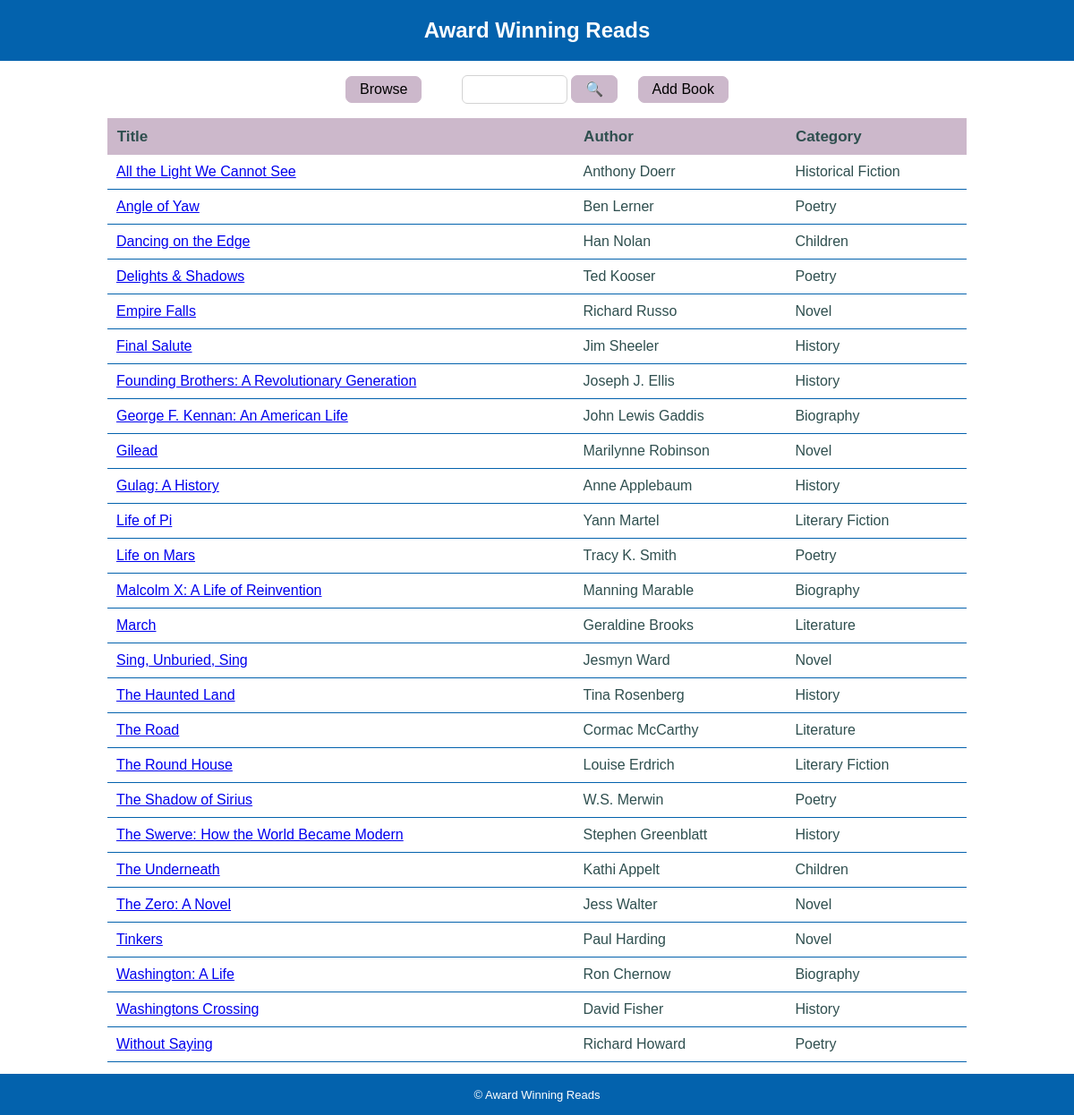
The page / on the database its author committed.
### tables this page shows
CREATE TABLE `BOOK` (
	`ISBN`	VARCHAR ( 20 ) NOT NULL,
	`Title`	VARCHAR ( 50 ) NOT NULL,
	`Author`	VARCHAR ( 20 ) NOT NULL,
	`Publisher`	VARCHAR ( 20 ) NOT NULL,
	`Format`	VARCHAR ( 20 ) NOT NULL,
	`Category`	VARCHAR ( 20 ) NOT NULL,
	`Description`	VARCHAR NOT NULL,
	`Rating`	INTEGER NOT NULL,
	'Cover'   VARCHAR(50) NOT NULL,
	PRIMARY KEY(`ISBN`)
);

### database_library.php (called while the page is built, shortened)
<?php
function get_list_of_all_books() {
   global $db;
   try {
      $query = "SELECT * FROM BOOK ORDER BY Title";
      $statement = $db->prepare($query);
      $statement->execute();
      return $statement;
   }
   catch (PDOException $e) {
      $error_message = $e->getMessage();
      echo "<p>SQL error: $error_message </p>";
   }
}
?>

### list_view.php (the view, shortened to what this page needs)
<?php
include('header.php');
?>
        <section id="controls">
            <form  method="post">
                <input class="button" type="submit" id="browse" name="browse_books" value="Browse">
                <input class="search" type="text"   name="search_term" size=10 value="<?php if (isset($_POST['search_books'])) echo $search_term ?>">
			        	<input class="button" type="submit" name="search_books" value="&#128269;">
				<input class="button" type="submit" name="add_book" value="Add Book">
            </form>
        </section>
<?php
   echo "<table>
         <thead>
         <tr>
         <th>Title</th>
         <th>Author</th>
         <th>Category</th>
         </tr>
         </thead>
		 <tbody>";
   while($result = $statement->fetch(PDO::FETCH_ASSOC)){
      echo "<tr>";
      echo "<td>" . '<a href="index.php?ISBN=' . $result['ISBN'] .'">' . $result['Title'] . '</a>' . "</td>";
      echo "<td>" . $result['Author'] .   "</td>";
      echo "<td>" . $result['Category'] . "</td>";
      echo "</tr>";
   }
   echo "</tbody></table>";
include('footer.php');
?>

### index.php (shortened to what this page needs)
<?php
require_once('database_library.php');
if ( empty($_POST) && empty($_GET) ) {
   $statement = get_list_of_all_books();
   include('list_view.php');
}
elseif (isset($_POST['browse_books'])) {
	header('Location: index.php');
}
elseif (isset($_POST['search_books'])) {
   $search_term = trim($_POST['search_term']);
   $statement = search_books($search_term);
   include('list_view.php');
}
elseif (isset($_GET['ISBN'])) {
 $isbn = $_GET['ISBN'];
 $result = get_book($isbn);
 include('detail_view.php');
}
elseif (isset($_POST['add_book'])) {
	include('add_view.php');
}
?>

### header.php (shortened to what this page needs)
<!DOCTYPE html>
<html>
<head>
    <link rel="stylesheet" href="style.css"/>
</head>
<body>
    <div id="content">
    <header>
        <h1>Award Winning Reads</h1>
    </header>
    <div id="main">

### footer.php
</div>
<footer>
   <p>&copy; Award Winning Reads</p>
</footer>
</div>
</body>
</html>

### style.css (style rules this page uses)
:root { --primary-bg-color: #0362ad; --secondary-bg-color: #ccb8cb; --tertiary-color: darkslategray; }
body { font-family: verdana,arial,sans-serif; margin: 0; padding: 0; }
#content { width:100%; margin: 0 auto; background-color: white; }
header { margin: 0; padding: .5em 2em; background-color: var(--primary-bg-color); }
header h1 { font-size: 150%; margin: 0; padding: .5em 0; color: white; text-align: center; }
#controls { width: 80%; margin: 0 auto; padding: 1em; text-align: center; }
.button { font-size: 1em; padding: 5px 15px; background: var(--secondary-bg-color); border: 1px solid var(--secondary-bg-color); border-radius: 7px; color: black; }
#browse { margin-right: 2.5em; }
.search { font-size: 1em; padding: 6px 1px; border: 1px solid lightgray; border-radius: 6px; text-align: left; }
#main { margin: 0 auto; }
table { font-size: 1em; color: var(--tertiary-color); text-align: left; border-collapse: collapse; margin: 0 auto; width: 80%; }
table th { font-size: 1.063em; border-width: .0625em; padding: .625em; background-color: var(--secondary-bg-color); }
table td { padding: .625em; border-width: .0625em; border-bottom: .0625em solid var(--primary-bg-color); }
footer { margin-top: 1em; padding: .2em; font-size: 0.813em; text-align: center; color: white; background-color: var(--primary-bg-color); }

### rows shown on the page
book: Title "All the Light We Cannot See", Author "Anthony Doerr", Category "Historical Fiction"
book: Title "Angle of Yaw", Author "Ben Lerner", Category "Poetry"
book: Title "Dancing on the Edge", Author "Han Nolan", Category "Children"
book: Title "Delights & Shadows", Author "Ted Kooser", Category "Poetry"
book: Title "Empire Falls", Author "Richard Russo", Category "Novel"
book: Title "Final Salute", Author "Jim Sheeler", Category "History"
book: Title "Founding Brothers: A Revolutionary Generation", Author "Joseph J. Ellis", Category "History"
book: Title "George F. Kennan: An American Life", Author "John Lewis Gaddis", Category "Biography"
book: Title "Gilead", Author "Marilynne Robinson", Category "Novel"
book: Title "Gulag: A History", Author "Anne Applebaum", Category "History"
book: Title "Life of Pi", Author "Yann Martel", Category "Literary Fiction"
book: Title "Life on Mars", Author "Tracy K. Smith", Category "Poetry"
book: Title "Malcolm X: A Life of Reinvention", Author "Manning Marable", Category "Biography"
book: Title "March", Author "Geraldine Brooks", Category "Literature"
book: Title "Sing, Unburied, Sing", Author "Jesmyn Ward", Category "Novel"
book: Title "The Haunted Land", Author "Tina Rosenberg", Category "History"
book: Title "The Road", Author "Cormac McCarthy", Category "Literature"
book: Title "The Round House", Author "Louise Erdrich", Category "Literary Fiction"
book: Title "The Shadow of Sirius", Author "W.S. Merwin", Category "Poetry"
book: Title "The Swerve: How the World Became Modern", Author "Stephen Greenblatt", Category "History"
book: Title "The Underneath", Author "Kathi Appelt", Category "Children"
book: Title "The Zero: A Novel", Author "Jess Walter", Category "Novel"
book: Title "Tinkers", Author "Paul Harding", Category "Novel"
book: Title "Washington: A Life", Author "Ron Chernow", Category "Biography"
book: Title "Washingtons Crossing", Author "David Fisher", Category "History"
book: Title "Without Saying", Author "Richard Howard", Category "Poetry"
